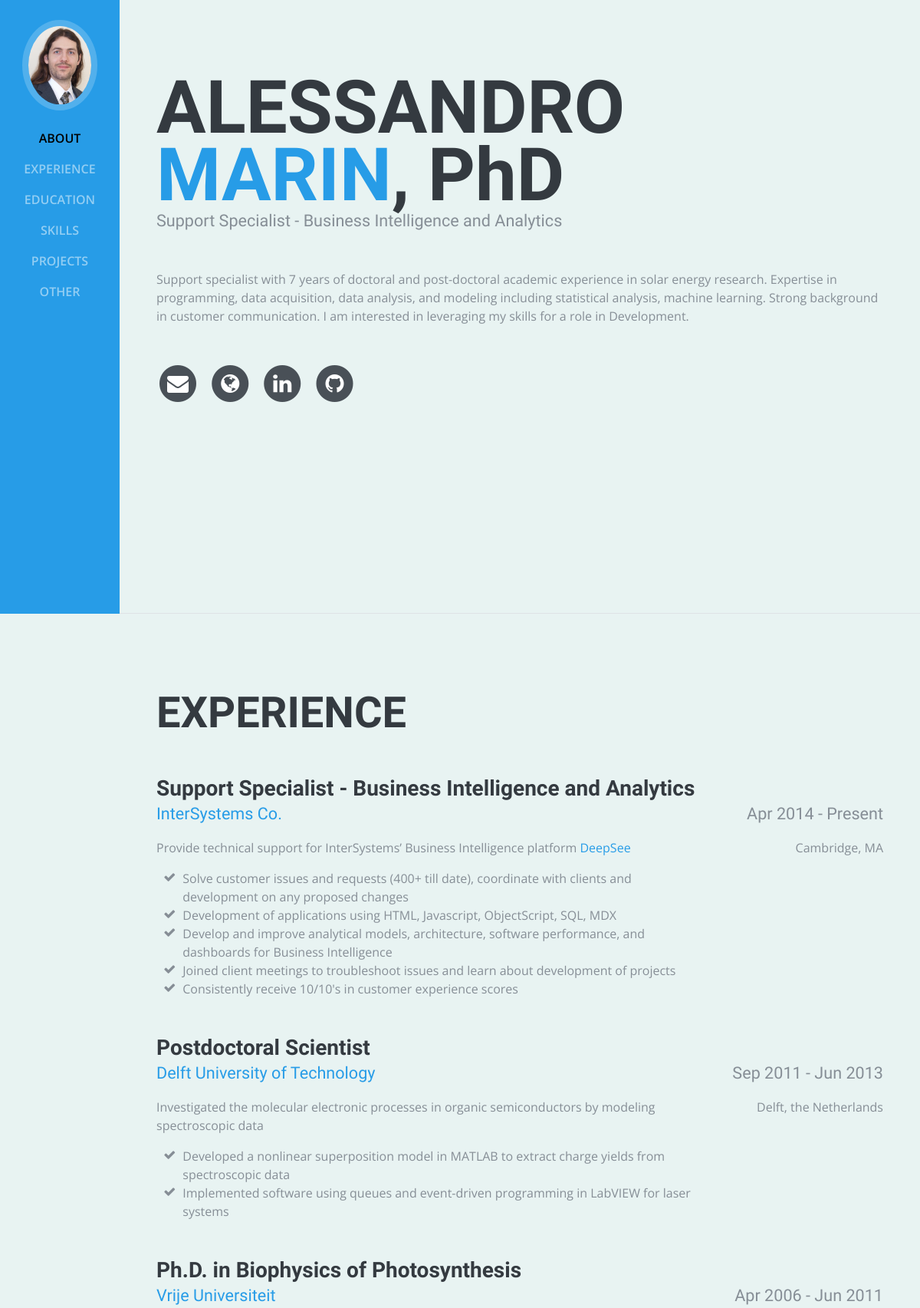
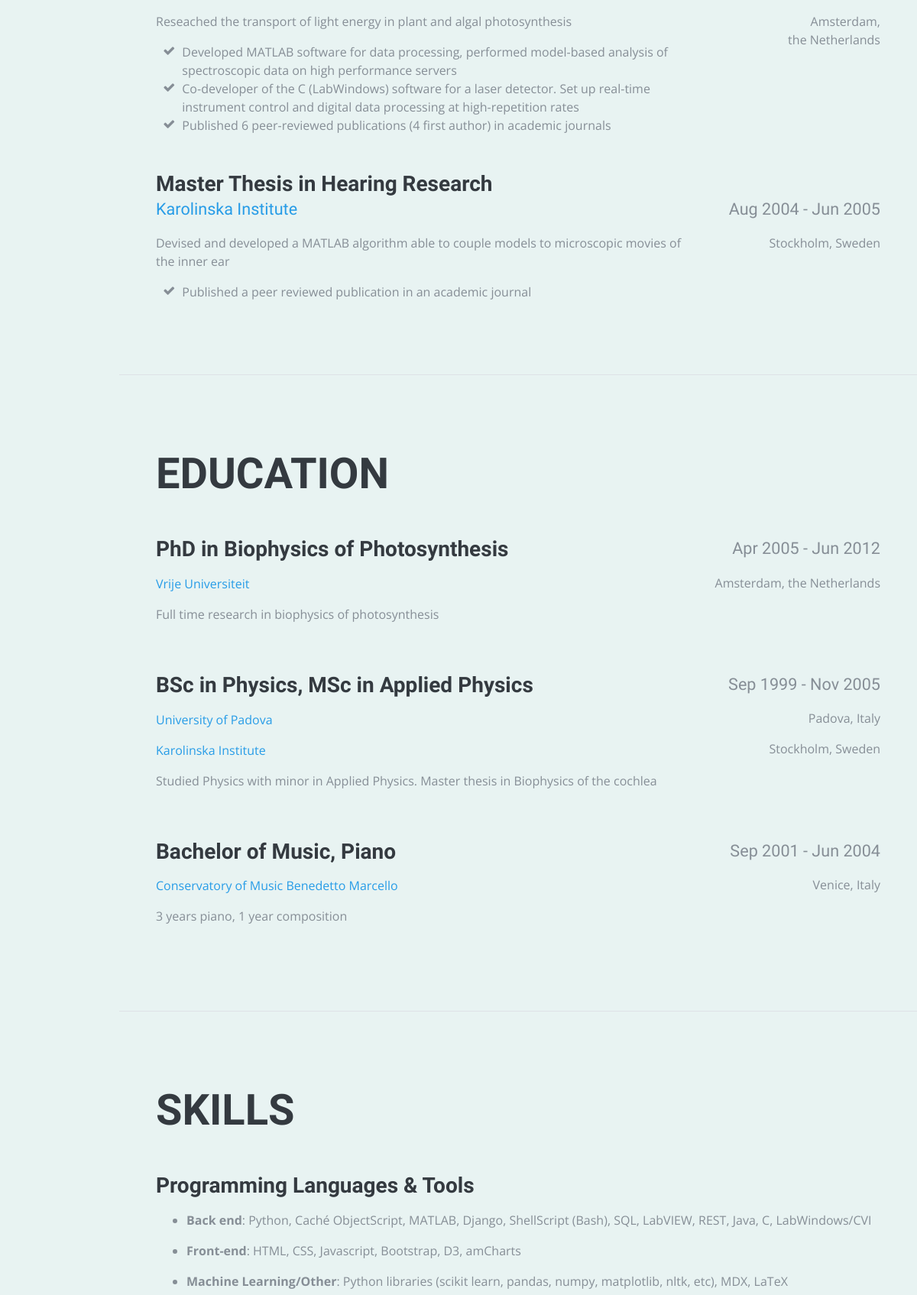
The page / (upper part) on the database its author committed (2 pictures, top to bottom).
### resume/models.py (models this page shows, shortened)
class PersonalInfo(models.Model):
    first_name = models.CharField(max_length=255)
    middle_name = models.CharField(max_length=255, blank=True)
    last_name = models.CharField(max_length=255)
    suffix = models.CharField(max_length=255, blank=True, help_text="e.g. PhD")
    locality = models.CharField(max_length=255, help_text="e.g. city such as Boston")
    region = models.CharField(max_length=255, help_text="e.g. MA or Italy",blank=True)
    title = models.CharField(max_length=255, help_text="e.g. Developer",blank=True)
    email = models.EmailField(blank=True)
    linkedin = models.URLField(blank=True)
    facebook = models.URLField(blank=True)
    github = models.URLField(blank=True)
    site = models.URLField(blank=True)
    twittername = models.CharField(max_length=100, blank=True)
    image = models.ImageField(upload_to='static/resume/img/',blank=True)
    class Meta:
        verbose_name_plural = "01. Personal Info"

class Overview(models.Model):
    text = models.TextField()
    class Meta:
        verbose_name_plural = "02. Overview"

class Job(models.Model):
    company = models.CharField(max_length=250)
    companyurl = models.URLField('Company URL')
    location = models.CharField(max_length=250)
    title = models.CharField(max_length=250)
    description = models.TextField(blank=True)
    start_date = models.DateField(blank=True,null=True)
    end_date = models.DateField(blank=True,null=True)
    is_current = models.BooleanField(default=False)
    is_public = models.BooleanField(default=True)
    company_image = models.CharField(max_length=250, blank=True,
        help_text='path to company image, local or otherwise')
    class Meta:
        db_table = 'jobs'
        verbose_name_plural = "04. Jobs"
        ordering = ['-end_date','id']
    def formatted_start_date(self):
        if self.start_date is None:
            return None
        return self.start_date.strftime("%b %Y")
    def formatted_end_date(self):
        if self.is_current == True or self.end_date is None:
            return "Present"
        else:
            return self.end_date.strftime("%b %Y")

class JobAccomplishment(models.Model):
    description = models.TextField()
    job = models.ForeignKey('Job',on_delete=models.CASCADE)
    order = models.IntegerField(default=1)
    class Meta:
        verbose_name_plural = "05. Job Accomplishments"
        db_table = 'jobaccomplishment'
        ordering = ['order', 'id']

class Education(models.Model):
    name = models.CharField(max_length=250)
    name2 = models.CharField(max_length=250, blank=True)
    location = models.CharField(max_length=250)
    location2 = models.CharField(max_length=250, blank=True)
    schoolurl = models.URLField('School URL', blank=True)
    schoolurl2   = models.URLField('School URL2', blank=True)
    start_date = models.DateField(null=True)
    end_date = models.DateField(null=True)
    degree = models.TextField(blank=True)
    description = models.TextField(blank=True)
    class Meta:
        verbose_name_plural = "03. Education"
        ordering = ['-end_date','id']
    def formatted_start_date(self):
        return self.start_date.strftime("%b %Y")
    def formatted_end_date(self):
        if (self.end_date == None):
            return "Present"
        else:
            return self.end_date.strftime("%b %Y")

class ProgrammingArea(models.Model):
    name = models.CharField(max_length=250)
    order = models.IntegerField(default=1)
    class Meta:
        verbose_name_plural = "08. Programming areas"
        ordering = ['order','name']

class ProgrammingLanguage(models.Model):
    name = models.CharField(max_length=250)
    programmingarea = models.ForeignKey('ProgrammingArea',on_delete=models.CASCADE)
    NIH_proficiency_scale = (
        (5, 'Expert'),
        (4, 'Advanced'),
        (3, 'Intermediate'),
        (2, 'Novice'),
        (1, 'Fundamental Awareness')
        )
    level = models.IntegerField(help_text='Choice between 1 and 5', choices=NIH_proficiency_scale)
    description = models.CharField(max_length=50, blank=True)
    order = models.IntegerField(default=1)
    class Meta:
        verbose_name_plural = "09. Programming languages"
        db_table = 'programminglanguage'
        ordering = ['order', 'id']

### resume/views.py (the view)
# urls.py: url(r'^$', views.index, name='index'),
def index(request):
    site_name = RequestSite(request).domain
    personal_info = PersonalInfo.objects.all()[:1]
    overview = Overview.objects.all()[:1]
    education = Education.objects.all()
    jobaccomplishment = JobAccomplishment.objects.all()
    job_list = Job.objects.all()
    skillset = Skillset.objects.all()
    progarea = ProgrammingArea.objects.all()
    proglan = ProgrammingLanguage.objects.all()
    language = Language.objects.all()
    projtype = ProjectType.objects.all()
    project = Project.objects.all()
    achievement = Achievement.objects.all()
    publication = Publication.objects.all()
    return render(request, 'resume/resume.html', {
        'site_name': site_name,
        'personal_info': personal_info,
        'overview' : overview,
        'education' : education,
        'language' : language,
        'job_list' : job_list,
        'skillset' : skillset,
        'progarea' : progarea,
        'proglan' : proglan,
        'projtype' : projtype,
        'project' : project,
        'achievement' : achievement,
        'publication' : publication,
    })

### resume/models.py (called while the page is built)
    def formatted_authors(self):
        return self.authors.replace(self.author_underlined,'<span class="strong-underlined">'+self.author_underlined+'</span>')

### resume/templates/resume/resume.html (shortened to what this page needs)
{% extends "resume/base.html" %}
{% load static %}
{% block sideNav %}
<nav class="navbar navbar-expand-lg navbar-dark bg-primary fixed-top" id="sideNav">
  <a class="navbar-brand js-scroll-trigger" href="#page-top">
    {% with personal_info|first as pinfo %}
      {% if pinfo.image %}
    <span class="d-none d-lg-block">
      <img class="img-fluid img-profile rounded-circle mx-auto mb-2" src="{{ pinfo.image.url }}" alt="">
    </span>
    {% endif %}
    {% endwith %}
  </a>
  <div class="collapse navbar-collapse" id="navbarSupportedContent">
    <ul class="navbar-nav">
      <li class="nav-item">
        <a class="nav-link js-scroll-trigger" href="#about">About</a>
      </li>
      <li class="nav-item">
        <a class="nav-link js-scroll-trigger" href="#experience">Experience</a>
      </li>
      <li class="nav-item">
        <a class="nav-link js-scroll-trigger" href="#education">Education</a>
      </li>
      <li class="nav-item">
        <a class="nav-link js-scroll-trigger" href="#skills">Skills</a>
      </li>
      <li class="nav-item">
        <a class="nav-link js-scroll-trigger" href="#achievements"><div>Projects</div></a>
      </li>
      <li class="nav-item">
        <a class="nav-link js-scroll-trigger" href="#other"><div>Other</div></a>
      </li>
    </ul>
  </div>
</nav>
{% endblock %}
{% block content %}
{% with personal_info|first as pinfo %}
<div class="container-fluid p-0">
  <section class="resume-section p-3 p-lg-5 d-flex d-column" id="about">
    <div class="my-auto">
      <h1 class="mb-0">{{ pinfo.first_name }} {{ pinfo.middle_name }}
      </h1>
      <div class="subheading mb-5">{{pinfo.title}}
      </div>
      {% with overview|first as overview %}
      <p class="mb-5">{{ overview.text|safe }}</p>
      {% endwith %}
      <ul class="list-inline list-social-icons mb-0">
        {% if pinfo.email %}
        <li class="list-inline-item">
          <a href="mailto:{{pinfo.email}}" target="_blank" title="Send me an email">
            <span class="fa-stack fa-lg">
              <i class="fa fa-circle fa-stack-2x"></i>
              <i class="fa fa-envelope fa-stack-1x fa-inverse"></i>
            </span>
          </a>
        </li>
        {% endif %}
        {% if pinfo.site %}
        <li class="list-inline-item" target="_blank">
          <a href="{{pinfo.site}}" target="_blank" title="My site at: {{pinfo.site}}">
            <span class="fa-stack fa-lg">
              <i class="fa fa-circle fa-stack-2x"></i>
              <i class="fa fa-globe fa-stack-1x fa-inverse"></i>
            </span>
          </a>
        </li>
        {% endif %}
        {% if pinfo.linkedin %}
        <li class="list-inline-item">
          <a href="{{pinfo.linkedin}}" target="_blank" title="Go to my linkedin account">
            <span class="fa-stack fa-lg">
              <i class="fa fa-circle fa-stack-2x"></i>
              <i class="fa fa-linkedin fa-stack-1x fa-inverse"></i>
            </span>
          </a>
        </li>
        {% endif %}
        {% if pinfo.github %}
        <li class="list-inline-item">
          <a href="{{pinfo.github}}" target="_blank" title="Go to my github account">
            <span class="fa-stack fa-lg">
              <i class="fa fa-circle fa-stack-2x"></i>
              <i class="fa fa-github fa-stack-1x fa-inverse"></i>
            </span>
          </a>
        </li>
        {% endif %}
      </ul>
    </div>
  </section>
  <section class="resume-section p-3 p-lg-5 d-flex flex-column" id="experience">
    <div class="my-auto">
      <h2 class="mb-5">Experience</h2>
      {% for job in job_list %}
      <h3 class="mb-0">{{ job.title|capfirst }}</h3>
      <div class="resume-item d-flex flex-column flex-md-row mb-5">
        <div class="resume-content mr-auto">
          <div class="subheading mb-3">
            {% if job.companyurl %}
            <a target="_blank" href="{{ job.companyurl }}">{{ job.company }}</a>
            {% else %}
            <a target="_blank" href="">{{ job.company }}</a>
            {% endif %}
          </div>
          {% autoescape off %}
          <p>{{ job.description }}</p>
          <ul class="fa-ul mb-0">
            {% for acc in job.jobaccomplishment_set.all %}
            <li>
              <i class="fa-li fa fa-check"></i>
              {{ acc.description }}
            </li>
            {% endfor %}
          </ul>
          {% endautoescape %}
        </div>
        <div class="resume-date text-md-right">
          <div class="subheading mb-3 text-primary">{{ job.formatted_start_date }} - {{ job.formatted_end_date }}</div>
          <p >{{ job.location|safe }}</p>
        </div>
      </div>
      {% endfor %}
    </div>
  </section>
  <section class="resume-section p-3 p-lg-5 d-flex flex-column" id="education">
    <div class="my-auto">
      <h2 class="mb-5">Education</h2>
      {% for edu in education %}
      <div class="resume-item d-flex flex-column flex-md-row mb-5">
        <div class="resume-content mr-auto">
          <div class="subheading mb-3">
            <h3 class="mb-0">{{ edu.degree }}</h3>
          </div>
          <p>
            {% if edu.schoolurl %}
            <a href="{{ edu.schoolurl }}" target="_blank">{{ edu.name|safe }}</a>
            {% endif %}
          </p>
          <p>
            {% if edu.schoolurl2 %}
            <a href="{{ edu.schoolurl2 }}" target="_blank">{{ edu.name2|safe }}</a>
            {% endif %}
          </p>
          <p>{{ edu.description }}</p>
        </div>
        <div class="resume-date text-md-right mb-0">
          <div class="subheading mb-3 text-primary">{{ edu.formatted_start_date }} - {{ edu.formatted_end_date }}</div>
          <p>{{ edu.location|safe }}</p>
          <p>{{ edu.location2|safe }}</p>
        </div>
      </div>
      {% endfor %}
    </div>
  </section>
  <section class="resume-section p-3 p-lg-5 d-flex flex-column" id="skills">
    <div class="my-auto">
      <h2 class="mb-5">Skills</h2>
      <div class="subheading mb-3">
        <h3 class="mb-0">Programming Languages &amp; Tools</h3>
      </div>
      <ul>
        {% for parea in progarea %}
        <li>
          <p>
            <strong>{{ parea.name }}</strong>:
            {% for prog in parea.programminglanguage_set.all %}
            <span title={{prog.description}}>{{ prog.name }}</span>{%if not forloop.last%},{%endif%}
            {% endfor %}
          </p>
        </li>
        {% endfor %}
      </ul>
      <br>
      {% for sks in skillset %}
      <br>
      {% endfor %}
    </div>
  </section>
</div>
{% endwith %}
{% endblock %}

### static/resume/css/resume-overrides.css (style rules this page uses)
body { background-color: #e8f3f2; }
.subheading { text-transform: none; }
.subheading { text-transform:none;font-weight:500;font-family:'Saira Extra Condensed',serif;font-size:1.35rem }
.bg-primary { background-color:rgb(39, 156, 231)!important }
.text-primary { color:#868e96!important; }
a { color:rgb(39, 156, 231); }
.primary { color:rgb(39, 156, 231); }
h1, h2, h3, h4, h5, h6 { font-family: 'Saira Extra Condensed',serif; font-weight: 700; text-transform: none; color: #343a40; }
h1, h2 { text-transform: uppercase; }
.navbar-dark .navbar-nav .active>.nav-link, .navbar-dark .navbar-nav .nav-link.active, .navbar-dark .navbar-nav .nav-link.show, .navbar-dark .navbar-nav .show>.nav-link { color: black; }
#sideNav .navbar-brand { display: flex; margin: auto auto 0; margin-top: 10px; margin-right: auto; margin-bottom: 0px; margin-left: auto; padding: .5rem; }
.mt-auto, .my-auto { margin-top: 3rem !important; }
body { padding-left: 17rem; padding-left: 13%; }
#sideNav { width: 15rem; width: 13%; }
#sideNav .navbar-brand .img-profile { max-width: 90%; }
section.resume-section .resume-item .resume-date { min-width:15rem }

### rows shown on the page
PersonalInfo: image (placeholder picture), first_name "ALESSANDRO", last_name+suffix "MARIN , PhD", title "Support Specialist - Business Intelligence and Analytics"
Overview: text "Support specialist with 7 years of doctoral and post-doctoral academic experience in solar energy research. Expertise in programming, data acquisition, data analysis, and modeling including statistical analysis, machine learning. Strong background in customer communication. I am interested in leveraging my skills for a role in Development."
Job: title "Support Specialist - Business Intelligence and Analytics", company "InterSystems Co.", description "Provide technical support for InterSystems’ Business Intelligence platform DeepSee", formatted_start_date "Apr 2014", formatted_end_date "Present", location "Cambridge, MA"
JobAccomplishment: description "Solve customer issues and requests (400+ till date), coordinate with clients and development on any proposed changes"
JobAccomplishment: description "Development of applications using HTML, Javascript, ObjectScript, SQL, MDX"
JobAccomplishment: description "Develop and improve analytical models, architecture, software performance, and dashboards for Business Intelligence"
JobAccomplishment: description "Joined client meetings to troubleshoot issues and learn about development of projects"
JobAccomplishment: description "Consistently receive 10/10's in customer experience scores"
Job: title "Postdoctoral Scientist", company "Delft University of Technology", description "Investigated the molecular electronic processes in organic semiconductors by modeling spectroscopic data", formatted_start_date "Sep 2011", formatted_end_date "Jun 2013", location "Delft, the Netherlands"
JobAccomplishment: description "Developed a nonlinear superposition model in MATLAB to extract charge yields from spectroscopic data"
JobAccomplishment: description "Implemented software using queues and event-driven programming in LabVIEW for laser systems"
Job: title "Ph.D. in Biophysics of Photosynthesis", company "Vrije Universiteit", description "Reseached the transport of light energy in plant and algal photosynthesis", formatted_start_date "Apr 2006", formatted_end_date "Jun 2011", location "Amsterdam, the Netherlands"
JobAccomplishment: description "Developed MATLAB software for data processing, performed model-based analysis of spectroscopic data on high performance servers"
JobAccomplishment: description "Co-developer of the C (LabWindows) software for a laser detector. Set up real-time instrument control and digital data processing at high-repetition rates"
JobAccomplishment: description "Published 6 peer-reviewed publications (4 first author) in academic journals"
Job: title "Master Thesis in Hearing Research", company "Karolinska Institute", description "Devised and developed a MATLAB algorithm able to couple models to microscopic movies of the inner ear", formatted_start_date "Aug 2004", formatted_end_date "Jun 2005", location "Stockholm, Sweden"
JobAccomplishment: description "Published a peer reviewed publication in an academic journal"
Education: degree "PhD in Biophysics of Photosynthesis", name "Vrije Universiteit", description "Full time research in biophysics of photosynthesis", formatted_start_date "Apr 2005", formatted_end_date "Jun 2012", location "Amsterdam, the Netherlands"
Education: degree "BSc in Physics, MSc in Applied Physics", name "University of Padova", name2 "Karolinska Institute", description "Studied Physics with minor in Applied Physics. Master thesis in Biophysics of the cochlea", formatted_start_date "Sep 1999", formatted_end_date "Nov 2005", location "Padova, Italy", location2 "Stockholm, Sweden"
Education: degree "Bachelor of Music, Piano", name "Conservatory of Music Benedetto Marcello", description "3 years piano, 1 year composition", formatted_start_date "Sep 2001", formatted_end_date "Jun 2004", location "Venice, Italy"
ProgrammingArea: name "Back end"
ProgrammingLanguage: name "Python"
ProgrammingLanguage: name "Caché ObjectScript"
ProgrammingLanguage: name "MATLAB"
ProgrammingLanguage: name "Django"
ProgrammingLanguage: name "ShellScript (Bash)"
ProgrammingLanguage: name "SQL"
ProgrammingLanguage: name "LabVIEW"
ProgrammingLanguage: name "REST"
ProgrammingLanguage: name "Java"
ProgrammingLanguage: name "C"
ProgrammingLanguage: name "LabWindows/CVI"
ProgrammingArea: name "Front-end"
ProgrammingLanguage: name "HTML"
ProgrammingLanguage: name "CSS"
ProgrammingLanguage: name "Javascript"
ProgrammingLanguage: name "Bootstrap"
ProgrammingLanguage: name "D3"
ProgrammingLanguage: name "amCharts"
ProgrammingArea: name "Machine Learning/Other"
ProgrammingLanguage: name "Python libraries (scikit learn, pandas, numpy, matplotlib, nltk, etc)"
ProgrammingLanguage: name "MDX"
ProgrammingLanguage: name "LaTeX"
